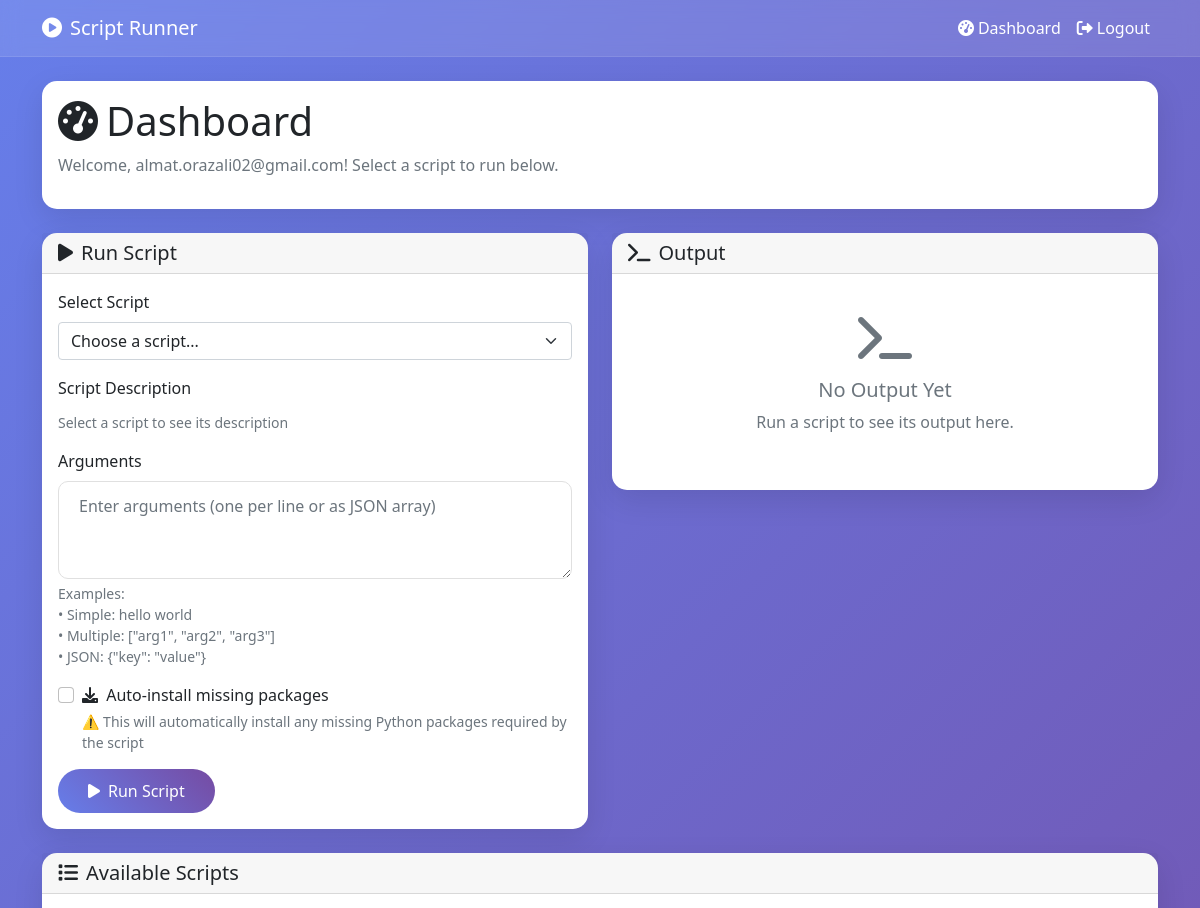
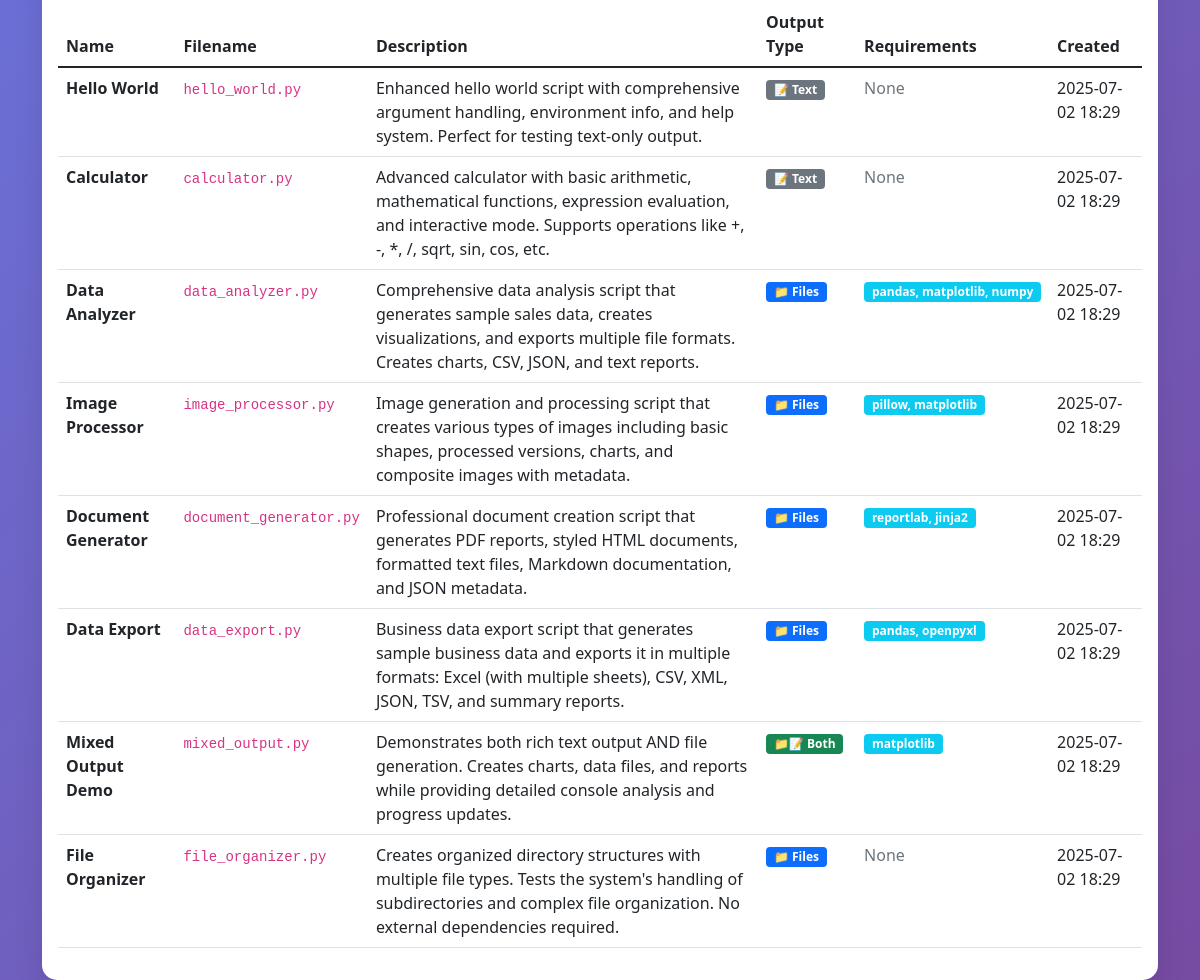
The app's page /dashboard (signed in) with its own data (2 pictures, top to bottom).
### app/database.py (models this page shows)
class User(Base):
    __tablename__ = "users"
    id = Column(Integer, primary_key=True, index=True)
    email = Column(String, unique=True, index=True, nullable=False)
    hashed_password = Column(String, nullable=False)
    is_active = Column(Boolean, default=True)
    created_at = Column(DateTime, default=datetime.utcnow)

class Script(Base):
    __tablename__ = "scripts"
    id = Column(Integer, primary_key=True, index=True)
    name = Column(String, nullable=False)
    filename = Column(String, nullable=False)
    description = Column(Text)
    requirements = Column(Text)  # Comma-separated list of required packages
    output_types = Column(Text)  # Expected output types: files, text, both
    created_at = Column(DateTime, default=datetime.utcnow)

### app/main.py (the view)
@app.get("/dashboard", response_class=HTMLResponse)
async def dashboard(request: Request, user: User = Depends(require_auth), db: Session = Depends(get_db)):
    scripts = db.query(Script).all()
    return templates.TemplateResponse(
        "dashboard.html",
        {"request": request, "user": user, "scripts": scripts}
    )

### app/templates/dashboard.html (shortened to what this page needs)
{% extends "base.html" %}
{% block content %}
<div class="row">
    <div class="col-12">
        <div class="card mb-4">
            <div class="card-body">
                <h1 class="card-title">
                    <i class="fas fa-tachometer-alt me-2"></i>Dashboard
                </h1>
                <p class="text-muted">Welcome, {{ user.email }}! Select a script to run below.</p>
            </div>
        </div>
    </div>
</div>
<div class="row">
    <div class="col-md-6">
        <div class="card">
            <div class="card-header">
                <h5 class="mb-0">
                    <i class="fas fa-play me-2"></i>Run Script
                </h5>
            </div>
            <div class="card-body">
                {% if scripts %}
                <form method="post" action="/run-script">
                    <div class="mb-3">
                        <label for="script_id" class="form-label">Select Script</label>
                        <select class="form-select" id="script_id" name="script_id" required onchange="updateDescription()">
                            <option value="">Choose a script...</option>
                        </select>
                    </div>
                    <div class="mb-3">
                        <label class="form-label">Script Description</label>
                        <div id="script-description" class="form-text text-muted">
                            Select a script to see its description
                        </div>
                    </div>
                    <div class="mb-3">
                        <label for="arguments" class="form-label">Arguments</label>
                        <textarea class="form-control" id="arguments" name="arguments" rows="3"
                                  placeholder="Enter arguments (one per line or as JSON array)"></textarea>
                        <div class="form-text">
                            Examples: <br>
                            • Simple: hello world<br>
                            • Multiple: ["arg1", "arg2", "arg3"]<br>
                            • JSON: {"key": "value"}
                        </div>
                    </div>
                    <div class="mb-3">
                        <div class="form-check">
                            <input class="form-check-input" type="checkbox" id="auto_install" name="auto_install" value="true">
                            <label class="form-check-label" for="auto_install">
                                <i class="fas fa-download me-1"></i> Auto-install missing packages
                            </label>
                            <div class="form-text">
                                ⚠️ This will automatically install any missing Python packages required by the script
                            </div>
                        </div>
                    </div>
                    <button type="submit" class="btn btn-primary">
                        <i class="fas fa-play me-2"></i>Run Script
                    </button>
                </form>
                {% else %}
                <div class="text-center py-4">
                    <i class="fas fa-file-code fa-3x text-muted mb-3"></i>
                    <h5 class="text-muted">No Scripts Available</h5>
                    <p class="text-muted">Ask your administrator to upload some scripts.</p>
                </div>
                {% endif %}
            </div>
        </div>
    </div>
    <div class="col-md-6">
        <div class="card">
            <div class="card-header">
                <h5 class="mb-0">
                    <i class="fas fa-terminal me-2"></i>Output
                </h5>
            </div>
            <div class="card-body">
                {% if output %}
                <div class="mb-3">
                    <strong class="text-primary">Executed Script:</strong> {{ executed_script }}
                </div>
                {% if email_status %}
                <div class="alert alert-info">
                    {{ email_status }}
                </div>
                {% endif %}
                {% if output.package_warnings %}
                <div class="alert alert-warning">
                    <i class="fas fa-exclamation-triangle me-2"></i><strong>Package Warnings:</strong>
                    <ul class="mb-0 mt-2">
                        {% for warning in output.package_warnings %}
                        <li>{{ warning }}</li>
                        {% endfor %}
                    </ul>
                </div>
                {% endif %}
                {% if output.package_install_output %}
                <div class="alert alert-info">
                    <i class="fas fa-download me-2"></i><strong>Package Installation:</strong>
                    <pre class="mb-0 mt-2">{{ output.package_install_output }}</pre>
                </div>
                {% endif %}
                {% if output.file_summary and output.file_summary.total > 0 %}
                <div class="alert alert-success">
                    <i class="fas fa-file-download me-2"></i><strong>Files Generated:</strong>
                    {{ output.file_summary.total }} files ({{ output.file_summary.total_size_human }})
                    {% if output.file_summary.categories %}
                    <div class="mt-2">
                        {% for category, count in output.file_summary.categories.items() %}
                        <span class="badge bg-info me-1">{{ category.title() }}: {{ count }}</span>
                        {% endfor %}
                    </div>
                    {% endif %}
                </div>
                <div class="mb-3">
                    <h6><i class="fas fa-folder-open me-2"></i>Generated Files:</h6>
                    <div class="row g-2">
                        {% for file in output_files %}
                        <div class="col-md-6">
                            <div class="card border-0 bg-light">
                                <div class="card-body p-3">
                                    <div class="d-flex align-items-center">
                                        {% if file.category == 'images' %}
                                        <i class="fas fa-image text-primary me-2"></i>
                                        {% elif file.category == 'documents' %}
                                        <i class="fas fa-file-pdf text-danger me-2"></i>
                                        {% elif file.category == 'data' %}
                                        <i class="fas fa-table text-success me-2"></i>
                                        {% elif file.category == 'charts' %}
                                        <i class="fas fa-chart-line text-info me-2"></i>
                                        {% else %}
                                        <i class="fas fa-file text-secondary me-2"></i>
                                        {% endif %}
                                        <div class="flex-grow-1">
                                            <div class="fw-bold">{{ file.name }}</div>
                                            <small class="text-muted">
                                                {{ file.size_human }} • {{ file.category.title() }}
                                            </small>
                                        </div>
                                        <div class="ms-2">
                                            <a href="/download/{{ execution_id }}/{{ file.path }}"
                                               class="btn btn-sm btn-outline-primary"
                                               title="Download {{ file.name }}">
                                                <i class="fas fa-download"></i>
                                            </a>
                                        </div>
                                    </div>
                                </div>
                            </div>
                        </div>
                        {% endfor %}
                    </div>
                </div>
                {% endif %}
                {% if output.error %}
                <div class="alert alert-danger">
                    <strong>Error:</strong> {{ output.error }}
                    {% if output.missing_packages %}
                    <hr>
                    <strong>Missing packages:</strong> {{ ', '.join(output.missing_packages) }}<br>
                    <strong>Install command:</strong> <code>{{ output.install_command }}</code>
                    {% endif %}
                </div>
                {% else %}
                    {% if output.stdout %}
                    <div class="mb-3">
                        <label class="form-label">Standard Output:</label>
                        <pre class="bg-light p-3 rounded" style="max-height: 300px; overflow-y: auto;"><code>{{ output.stdout }}</code></pre>
                    </div>
                    {% endif %}
                    {% if output.stderr %}
                    <div class="mb-3">
                        <label class="form-label">Standard Error:</label>
                        <pre class="bg-warning p-3 rounded" style="max-height: 200px; overflow-y: auto;"><code>{{ output.stderr }}</code></pre>
                    </div>
                    {% endif %}
                    <div class="mb-3">
                        <label class="form-label">Return Code:</label>
                        <span class="badge {% if output.returncode == 0 %}bg-success{% else %}bg-danger{% endif %}">
                            {{ output.returncode }}
                        </span>
                        {% if execution_id %}
                        <span class="text-muted ms-2">Execution ID: #{{ execution_id }}</span>
                        {% endif %}
                    </div>
                {% endif %}
                {% else %}
                <div class="text-center py-4">
                    <i class="fas fa-terminal fa-3x text-muted mb-3"></i>
                    <h5 class="text-muted">No Output Yet</h5>
                    <p class="text-muted">Run a script to see its output here.</p>
                </div>
                {% endif %}
            </div>
        </div>
    </div>
</div>
{% if scripts %}
<div class="row mt-4">
    <div class="col-12">
        <div class="card">
            <div class="card-header">
                <h5 class="mb-0">
                    <i class="fas fa-list me-2"></i>Available Scripts
                </h5>
            </div>
            <div class="card-body">
                <div class="table-responsive">
                    <table class="table table-hover">
                        <thead>
                            <tr>
                                <th>Name</th>
                                <th>Filename</th>
                                <th>Description</th>
                                <th>Output Type</th>
                                <th>Requirements</th>
                                <th>Created</th>
                            </tr>
                        </thead>
                        <tbody>
                            {% for script in scripts %}
                            <tr>
                                <td><strong>{{ script.name }}</strong></td>
                                <td><code>{{ script.filename }}</code></td>
                                <td>{{ script.description or "No description" }}</td>
                                <td>
                                    {% if script.output_types == 'files' %}
                                    <span class="badge bg-primary">📁 Files</span>
                                    {% elif script.output_types == 'text' %}
                                    <span class="badge bg-secondary">📝 Text</span>
                                    {% else %}
                                    <span class="badge bg-success">📁📝 Both</span>
                                    {% endif %}
                                </td>
                                <td>
                                    {% if script.requirements %}
                                    <span class="badge bg-info">{{ script.requirements }}</span>
                                    {% else %}
                                    <span class="text-muted">None</span>
                                    {% endif %}
                                </td>
                                <td>{{ script.created_at.strftime('%Y-%m-%d %H:%M') }}</td>
                            </tr>
                            {% endfor %}
                        </tbody>
                    </table>
                </div>
            </div>
        </div>
    </div>
</div>
{% endif %}
{% endblock %}

### app/templates/base.html (shortened to what this page needs)
<!DOCTYPE html>
<html lang="en">
<head>
    <link href="https://cdn.jsdelivr.net/npm/bootstrap@5.1.3/dist/css/bootstrap.min.css" rel="stylesheet">
    <link href="https://cdnjs.cloudflare.com/ajax/libs/font-awesome/6.0.0/css/all.min.css" rel="stylesheet">
</head>
<body>
    {% if user or admin_auth %}
    <nav class="navbar navbar-expand-lg navbar-dark">
        <div class="container">
            <a class="navbar-brand" href="/">
                <i class="fas fa-play-circle me-2"></i>Script Runner
            </a>
            <div class="navbar-nav ms-auto">
                {% if user %}
                    <a class="nav-link" href="/dashboard">
                        <i class="fas fa-tachometer-alt me-1"></i>Dashboard
                    </a>
                    <a class="nav-link" href="/logout">
                        <i class="fas fa-sign-out-alt me-1"></i>Logout
                    </a>
                {% endif %}
            </div>
        </div>
    </nav>
    {% endif %}
    <div class="container mt-4">
        {% block content %}{% endblock %}
    </div>
</body>
</html>

### app/templates/base.html (style rules this page uses)
body { background: linear-gradient(135deg, #667eea 0%, #764ba2 100%); min-height: 100vh; font-family: 'Segoe UI', Tahoma, Geneva, Verdana, sans-serif; }
.card { border: none; border-radius: 15px; box-shadow: 0 10px 30px rgba(0,0,0,0.1); }
.btn-primary { background: linear-gradient(45deg, #667eea, #764ba2); border: none; border-radius: 25px; padding: 10px 30px; }
.navbar { background: rgba(255,255,255,0.1) !important; backdrop-filter: blur(10px); border-bottom: 1px solid rgba(255,255,255,0.1); }
.navbar-brand, .nav-link { color: white !important; }
.form-control { border-radius: 10px; border: 1px solid #e0e0e0; padding: 12px 20px; }

### records on screen
User: email "almat.orazali02@gmail.com"
Script: name "Hello World", filename "hello_world.py", description "Enhanced hello world script with comprehensive argument handling, environment info, and help system. Perfect for testing text-only output.", output_types "📝 Text", requirements "None", created_at "2025-07-02 18:29"
Script: name "Calculator", filename "calculator.py", description "Advanced calculator with basic arithmetic, mathematical functions, expression evaluation, and interactive mode. Supports operations like +, -, *, /, sqrt, sin, cos, etc.", output_types "📝 Text", requirements "None", created_at "2025-07-02 18:29"
Script: name "Data Analyzer", filename "data_analyzer.py", description "Comprehensive data analysis script that generates sample sales data, creates visualizations, and exports multiple file formats. Creates charts, CSV, JSON, and text reports.", output_types "📁 Files", requirements "pandas, matplotlib, numpy", created_at "2025-07-02 18:29"
Script: name "Image Processor", filename "image_processor.py", description "Image generation and processing script that creates various types of images including basic shapes, processed versions, charts, and composite images with metadata.", output_types "📁 Files", requirements "pillow, matplotlib", created_at "2025-07-02 18:29"
Script: name "Document Generator", filename "document_generator.py", description "Professional document creation script that generates PDF reports, styled HTML documents, formatted text files, Markdown documentation, and JSON metadata.", output_types "📁 Files", requirements "reportlab, jinja2", created_at "2025-07-02 18:29"
Script: name "Data Export", filename "data_export.py", description "Business data export script that generates sample business data and exports it in multiple formats: Excel (with multiple sheets), CSV, XML, JSON, TSV, and summary reports.", output_types "📁 Files", requirements "pandas, openpyxl", created_at "2025-07-02 18:29"
Script: name "Mixed Output Demo", filename "mixed_output.py", description "Demonstrates both rich text output AND file generation. Creates charts, data files, and reports while providing detailed console analysis and progress updates.", output_types "📁📝 Both", requirements "matplotlib", created_at "2025-07-02 18:29"
Script: name "File Organizer", filename "file_organizer.py", description "Creates organized directory structures with multiple file types. Tests the system's handling of subdirectories and complex file organization. No external dependencies required.", output_types "📁 Files", requirements "None", created_at "2025-07-02 18:29"
